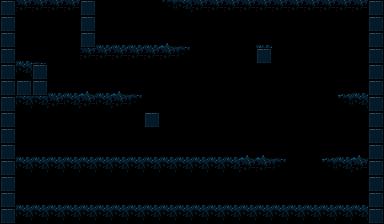

Tiled map render using the project's own tile images. Description and the map definition, with tile-layer contents summarised, below:
An orthogonal 24x14 tile map with 16x16 px tiles, 2 tile layers (backgroun2, background), 1 hidden layer not drawn, 2 tilesets and 14 objects (5x activewall, 5x inactivewall, 2x treasure, crate, switch).

<map version="1.0" orientation="orthogonal" width="24" height="14" tilewidth="16" tileheight="16">
 <tileset firstgid="1" name="default" tilewidth="16" tileheight="16" spacing="1" margin="1">
  <image source="tiles.gif" width="103" height="69" />
 </tileset>
 <tileset firstgid="25" name="markers" tilewidth="16" tileheight="16" spacing="1" margin="1">
  <image source="tilemarkers.gif" width="69" height="35" />
  <tile id="0">
   <properties>
    <property name="type" value="oneway" />
   </properties>
  </tile>
  <tile id="1">
   <properties>
    <property name="type" value="solid" />
   </properties>
  </tile>
 </tileset>
 <layer name="backgroun2" width="24" height="14">
  <data>[336 cells, 24 non-empty, 1 distinct tile ids]</data>
 </layer>
 <layer name="background" width="24" height="14">
  <data>[336 cells, 172 non-empty, 9 distinct tile ids]</data>
 </layer>
 <layer name="solid" width="24" height="14" visible="0" opacity="0.2">
  <data>[336 cells, 113 non-empty, 1 distinct tile ids]</data>
 </layer>
 <objectgroup name="entities" width="24" height="14">
  <object type="treasure" x="32" y="48" width="16" height="16" />
  <object type="activewall" x="304" y="160" width="16" height="16" />
  <object type="crate" x="270" y="32" width="16" height="16" />
  <object type="inactivewall" x="192" y="48" width="16" height="16" />
  <object type="inactivewall" x="208" y="48" width="16" height="16" />
  <object type="inactivewall" x="224" y="48" width="16" height="16" />
  <object type="inactivewall" x="240" y="48" width="16" height="16" />
  <object type="activewall" x="288" y="160" width="16" height="16" />
  <object type="switch" x="16" y="128" width="16" height="16" />
  <object type="treasure" x="176" y="192" width="16" height="16" />
  <object type="inactivewall" x="256" y="32" width="16" height="16" />
  <object type="activewall" x="176" y="80" width="16" height="16" />
  <object type="activewall" x="192" y="80" width="16" height="16" />
  <object type="activewall" x="176" y="144" width="16" height="16" />
 </objectgroup>
</map>
